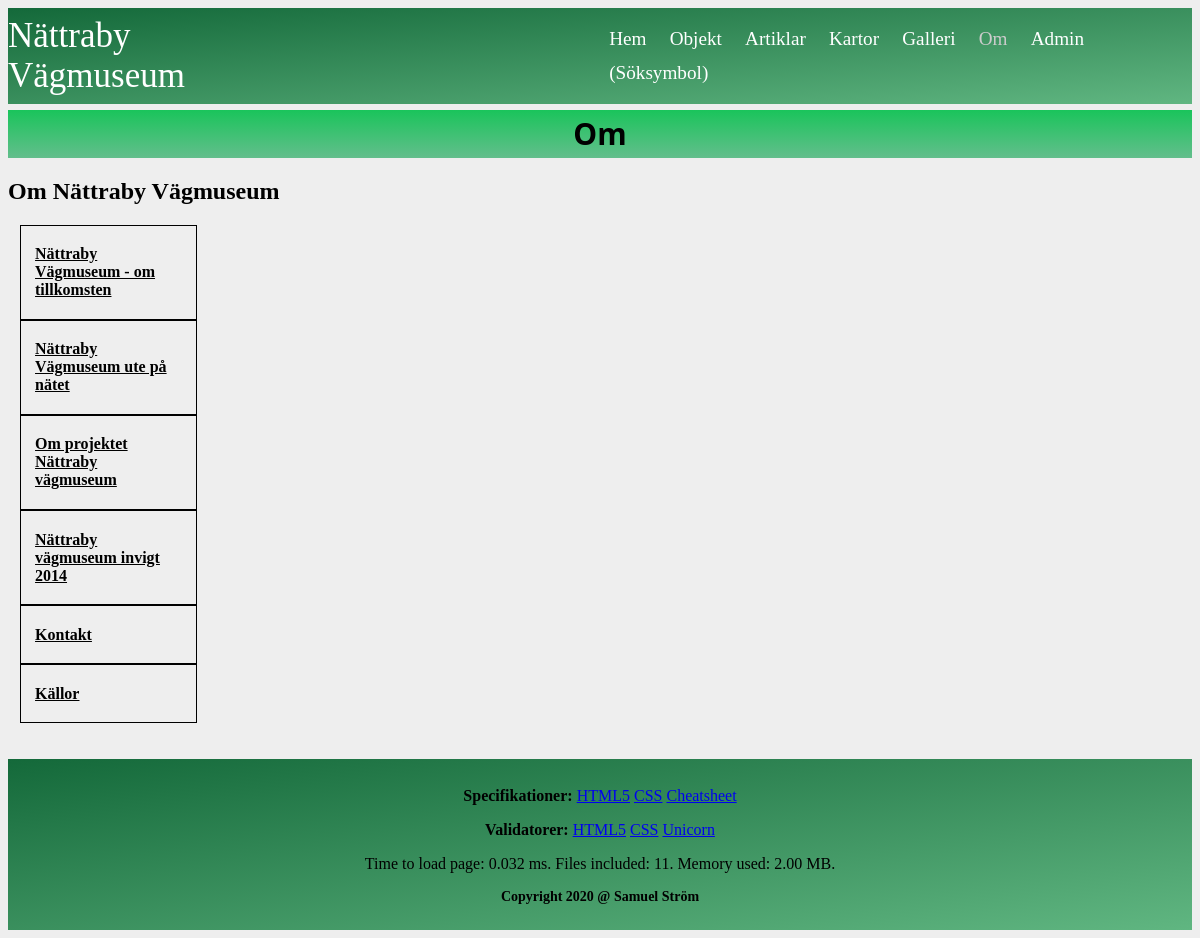
Page /about.php on the committed database.
### tables this page shows
CREATE TABLE article
(
    id INTEGER PRIMARY KEY NOT NULL,
    name TEXT UNIQUE NOT NULL,
    title TEXT NOT NULL,
    data TEXT NOT NULL,
    author TEXT NOT NULL,
    gps TEXT,
    mapImage TEXT,
    image1 TEXT,
    image1Alt TEXT,
    image1Text, TEXT,
    image2 TEXT,
    image2Alt TEXT,
    image2Text TEXT
);

### about.php (called while the page is built, shortened)
<?php
require __DIR__ . "/src/functions.php";
require __DIR__ . "/incl/header.php";
require __DIR__ . "/incl/multipage.php";
require __DIR__ . "/incl/footer.php";

### src/functions.php (called while the page is built, shortened)
        <?php
function getAbout($db) {
    $sql = "SELECT * FROM article WHERE name LIKE '%om%' OR name ='kontakt' OR name = 'kallor'";
    $stmt = $db->prepare($sql);
    $stmt->execute();
    return $stmt->fetchAll(PDO::FETCH_ASSOC);
}
    ?>

### about/index.php (the view, shortened to what this page needs)
<?php
$result = getAbout($db);
?>
<h2>Om Nättraby Vägmuseum</h2>
<aside class="about-aside">
    <?php foreach ($result as $row) {
        $title = $row['title'];
        $name = $row['name'];
        ?><div class="ram">
            <p><a href="?page=about-info&name=<?= $name ?>"><?= $title ?></a></p>
        </div>
        <?php
    }
    ?>
</aside>
</article>

### css/style.css (style rules this page uses)
body { background: #eee; }
.about-aside { width: 15%; margin: 1%; }
.about-aside a { color: black; font: bold medium Georgia; }
.ram { border: 1px solid black; padding: 2% 8%; }

### rows in the picture
article: title "Nättraby Vägmuseum - om tillkomsten"
article: title "Nättraby Vägmuseum ute på nätet"
article: title "Om projektet Nättraby vägmuseum"
article: title "Nättraby vägmuseum invigt 2014"
article: title "Kontakt"
article: title "Källor"

### other values in the picture
$title "Om"
$loadTime "0.032"
$numFiles "11"
$memoryUsed "2.00 MB"
